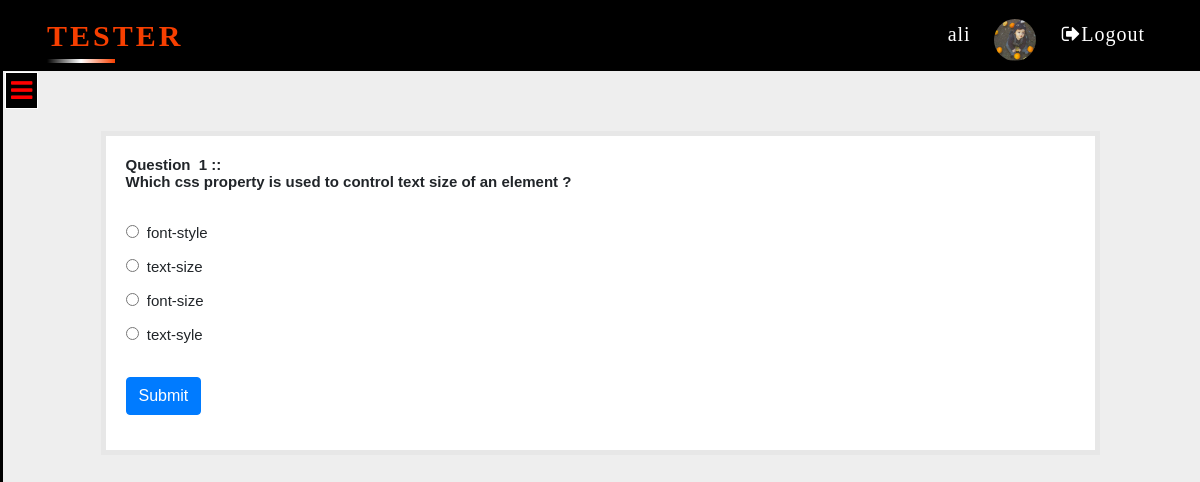
/home.php?q=quiz&step=2&eid=5ef68e117d37a&n=1&t=5 (signed in), run on the app's committed database.
### tables this page shows
CREATE TABLE `user` (
  `name` varchar(50) NOT NULL,
  `gender` varchar(5) NOT NULL,
  `email` varchar(50) NOT NULL,
  `mob` bigint(20) NOT NULL,
  `password` varchar(50) NOT NULL,
  `image` varchar(500) NOT NULL,
  `date` timestamp NOT NULL DEFAULT current_timestamp()
);

CREATE TABLE `questions` (
  `eid` text NOT NULL,
  `qid` text NOT NULL,
  `qns` text NOT NULL,
  `choice` int(10) NOT NULL,
  `sn` int(11) NOT NULL
);

CREATE TABLE `options` (
  `qid` varchar(50) NOT NULL,
  `option` varchar(5000) NOT NULL,
  `optionid` text NOT NULL
);

### home.php (the view, shortened to what this page needs)
<?php include 'link.php'?>
 <?php
 include_once 'dbConnection.php';
  if(!(isset($_SESSION['email']))){
header("location:index1.php");
}
else
{
$email=$_SESSION['email'];
}
$query="SELECT * FROM `user` where `email`='$email'";
      $datab=mysqli_query($con,$query);
          $result=mysqli_fetch_assoc($datab);
?>
 <!DOCTYPE html>
 <html>
 <head>
		<link rel="stylesheet" type="text/css" href="css/style.css">
 </head>
 <body>
     <nav class="navbar navbar-expand-lg navbar-light bg-light fixed-top"  style="background-color: black !important">
     		<div class="container">
      	<div class="line">
  <a class="navbar-brand" href="#">
     <span></span>
  TESTER</a></div>
  <div class="collapse navbar-collapse" id="navbarSupportedContent">
    <ul class="navbar-nav ml-lg-auto">
      <li class="nav-item active">
        <a class="nav-link" href="#"><span style="margin-right: 20px"><?php echo $_SESSION['name'] ; ?> </span> <img src="<?php echo $result['image']?>" height="42px" width="42" align="right" style="border-radius: 500px"></a>
      </li>
      <li class="nav-item">
        <a class="nav-link" href="logout.php?q=home.php">&nbsp;<i class="fa fa-sign-out" aria-hidden="true"></i>Logout</a>
      </li>
    </ul>
  </div></div>
</nav>
  <div id="first">
	<div class="sideopen fixed"  >
		<a href="#" onclick="openSlideMenu();" ><i class="fa fa-bars" aria-hidden="true"></i></a>
	 </div>
	<div class="nav sidenave" id="close">
		<a href="#" onclick="closeSlideMenu();"><i class="fa fa-times" aria-hidden="true"></i></a><br><br><br>
		<ul class="homicon">
			<li><h4>LMS</h4></li><br>
		</ul>
	 </div></div>
	 <div class="container">
  <div class="row">
   <div class="col-md-12">
<?php
if(@$_GET['q']== 'quiz' && @$_GET['step']== 2) {
$eid=$_GET['eid'];
$sn=@$_GET['n'];
$total=$_GET['t'];
$q=mysqli_query($con,"SELECT * FROM questions WHERE eid='$eid' AND sn='$sn' " );
echo '<div class="homepanel" style="margin:5%">';
while($row=mysqli_fetch_array($q) )
{
$qns=$row['qns'];
$qid=$row['qid'];
echo '<b>Question &nbsp;'.$sn.'&nbsp;::<br />'.$qns.'</b><br /><br />';
}
$q=mysqli_query($con,"SELECT * FROM options WHERE qid='$qid' " );
echo '<form action="update.php?q=quiz&step=2&eid='.$eid.'&n='.$sn.'&t='.$total.'&qid='.$qid.'" method="POST"  class="form-horizontal">
<br />';
while($row=mysqli_fetch_array($q) )
{
$option=$row['option'];
$optionid=$row['optionid'];
echo'<input type="radio" name="ans" value="'.$optionid.'">&nbsp;&nbsp;'.$option.'<br /><br />';
}
echo'<br /><button type="submit" class="btn btn-primary">Submit</button></form></div>';
}
?>
     </div>
   </div>
</div>
 </body>
 </html>

### css/style.css (style rules this page uses)
body { padding:0; box-sizing: border-box; background:#eee; }
.navbar { z-index:9; }
.navbar-light .navbar-nav .nav-link { color: rgba(255,255,255,1) !important; margin-left: 2px; margin-right:2px; font-size: 20px; font-weight: 500; font-family:'typo'; position: relative; letter-spacing: 1px; }
.navbar-brand, .navbar-brand:hover, .navbar-brand:focus, .navbar-brand:visited { color: #F73F00 !important; font-size: 30px !important; font-weight:bold !important; margin-left: 2px; font-family:'typo'; text-transform: uppercase; }
.line a { position: relative;letter-spacing: 3px; overflow: hidden; }
.line a span { position: absolute; }
.line a span:nth-child(1) { bottom: 0%; left: 0%; height: 4px; width: 50%; background:linear-gradient(90deg,transparent,white, #F73F00 ); animation:animat1 2s linear infinite; }
.sidenave { height: 100%; width: 0px; position: fixed; top:71px; left: 0px; padding-top:25px; background-color: #2d3235; overflow: hidden; z-index: 1; transition: all .3s linear; border-right: 3px solid black; }
.sideopen i { font-size: 25px; position: fixed; color: red; top:72px; border:1px solid #fff; background: #000; padding: 5px; left: 5px; z-index:1 ; }
#first { transition: all.2s linear; z-index: 9; margin-top: 75px !important; }
.sidenave ul { list-style: none; margin-top: 40px; margin-left: -20px }
.homepanel { border: 5px solid #E7E7E7; margin:40px; padding:20px; background-color: #FFf; font: 15px "Century Gothic", "Times Roman", sans-serif; }

### data on the page
user: image (picture)
questions: qns "Which css property is used to control text size of an element ?"
options: option "font-style"
options: option "text-size"
options: option "font-size"
options: option "text-syle"

### other printed values
$_SESSION['name'] "ali"
